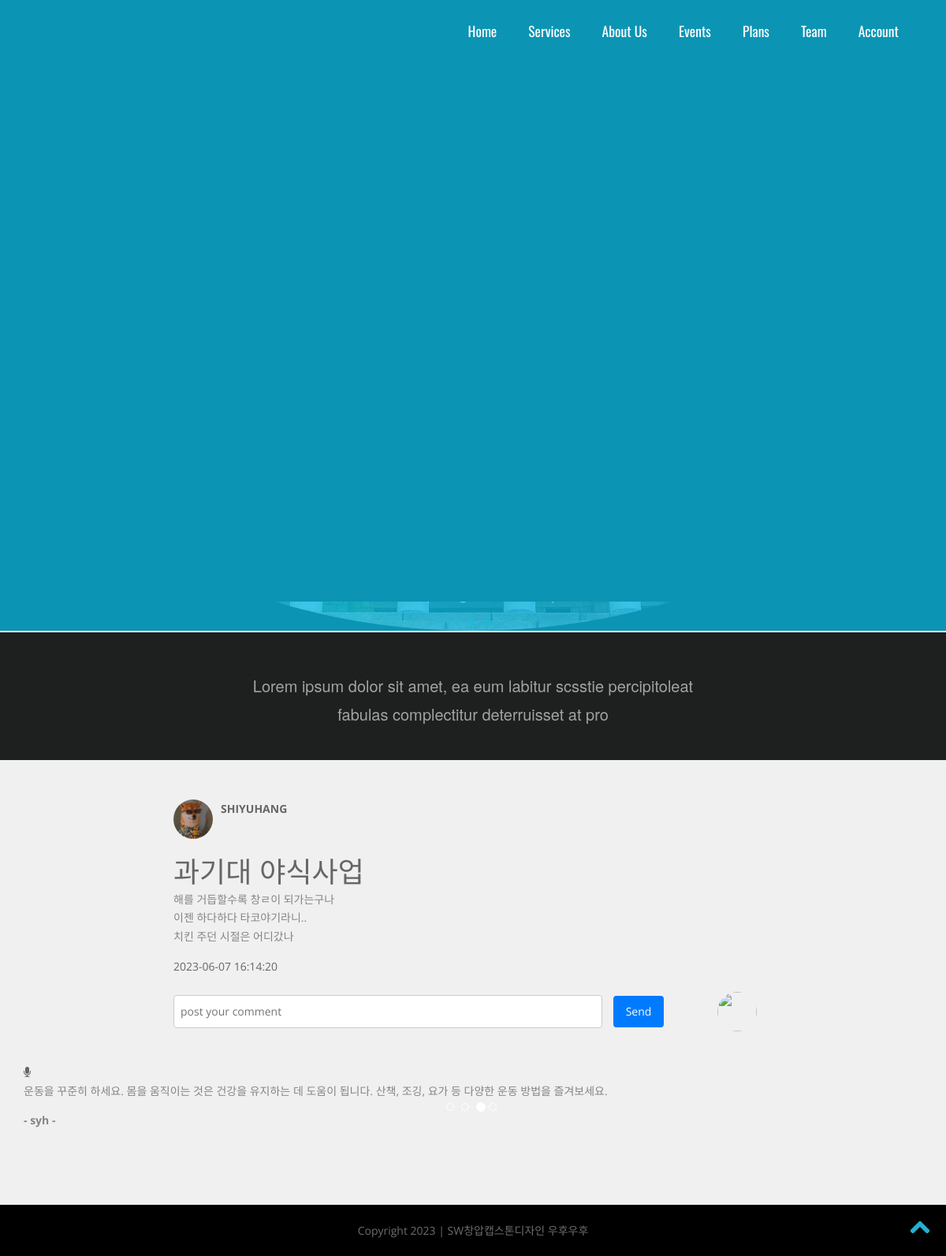
/final-wuhuwuhu/comment.php?path=image/9.jpg&id=10&username=SHIYUHANG&time=2023-06-07 16:14:20 (signed in), run on the app's committed database.
### tables this page shows
CREATE TABLE `users` (
  `id` int NOT NULL AUTO_INCREMENT,
  `username` varchar(50) NOT NULL,
  `password` varchar(255) NOT NULL,
  `permission` varchar(255) NOT NULL DEFAULT '0',
  `image` varchar(255) DEFAULT NULL,
  `gptusage` int NOT NULL DEFAULT '20',
  PRIMARY KEY (`id`) USING BTREE
);

CREATE TABLE `luntan` (
  `username` varchar(255) DEFAULT NULL,
  `time` datetime DEFAULT NULL,
  `content` varchar(255) DEFAULT NULL,
  `title` varchar(255) DEFAULT NULL,
  `id` int NOT NULL AUTO_INCREMENT,
  PRIMARY KEY (`id`) USING BTREE
);

CREATE TABLE `tips` (
  `id` int NOT NULL AUTO_INCREMENT,
  `content` varchar(255) DEFAULT NULL,
  `username` varchar(255) DEFAULT NULL,
  PRIMARY KEY (`id`) USING BTREE
);

### final-wuhuwuhu/comment.php (the view, shortened to what this page needs)
<!doctype html>
<html lang="en-gb" class="no-js">
<head>
    <link rel="stylesheet" href="css/bootstrap.min.css" />
    <link rel="stylesheet" type="text/css" href="css/isotope.css" media="screen" />
    <link rel="stylesheet" href="js/fancybox/jquery.fancybox.css" type="text/css" media="screen" />
    <link href="css/animate.css" rel="stylesheet" media="screen">
    <link href="flexslider/flexslider.css" rel="stylesheet" />
    <link href="js/owl-carousel/owl.carousel.css" rel="stylesheet">
    <link rel="stylesheet" href="css/styles.css" />
    <link href="font/css/font-awesome.min.css" rel="stylesheet">
</head>
<body>
<header class="header">
    <div class="container">
        <nav class="navbar navbar-inverse" role="navigation">
            <div class="navbar-header">
                <a href="#" class="navbar-brand scroll-top logo  animated bounceInLeft"><b><i></i></b></a> </div>
            <div id="main-nav" class="collapse navbar-collapse">
                <ul class="nav navbar-nav" id="mainNav">
                    <li><a href="index.php" class="scroll-link">Home</a></li>
                    <li><a href="#services" class="scroll-link">Services</a></li>
                    <li><a href="#aboutUs" class="scroll-link">About Us</a></li>
                    <li><a href="#work" class="scroll-link">Events</a></li>
                    <li><a href="#plans" class="scroll-link">Plans</a></li>
                    <li><a href="#team" class="scroll-link">Team</a></li>
                    <li><a href="userpage.php" class="scroll-link">Account</a></li>
                </ul>
            </div>
        </nav>
    </div>
</header>
<section id="home">
    <div class="banner-container">
        <div id="main-slider" class="flexslider">
            <ul class="slides">
                <li>
                    <img src="images/slides/4.jpg" />
                    <div class="flex-caption container">
                        <h3>今日公告</h3>
                        <a href="gonggao.php" class="btn btn-theme">Read More</a>
                    </div>
                </li>
            </ul>
        </div>
    </div>
    <div class="container hero-text2">
        <h3>Lorem ipsum dolor sit amet, ea eum labitur scsstie percipitoleat<br/> fabulas complectitur deterruisset at pro</h3>
    </div>
</section>
<div id="xxx">
    <?php
    include "connect.php";
    $id = $_GET['id'];
    $sql2 = "select username,time from luntan where id = '$id'";
    $result2 = $conn->query($sql2);
    $row2 = $result2->fetch_assoc();
    $username = $row2['username'];
    $time = $row2['time'];
    $sql3 = "select image from users where username = '$username'";
    $result3 = $conn->query($sql3);
    $row3 = $result3->fetch_assoc();
    $image = $row3['image'];
    $path = 'image/'.$image;
    $sql = "select title,content from luntan where id = '$id'";
    $result = $conn->query($sql);
    $row = $result->fetch_assoc();
    $title = $row['title'];
    $content = $row['content'];
    $my = $_COOKIE['username'];
    $sql1 = "select image from users where username = '$my'";
    $result1 = $conn->query($sql1);
    $row1 = $result1->fetch_assoc();
    $image1 = $row1['image'];
    $path1 = 'image/'.$image1;
        echo "
        <div id='content' class='post-owner'>
            <img src=$path alt=''>
        <div>
        <strong>$username</strong>
        </div>
        </div>
        <div class='post-content'>
        <h1>$title</h1>
        <p>$content</p>
        <span>$time</span>
        </div>
        <div class='post-comment'>
        <form class='input-container' method='POST' action='postcomment.php?id=$id&username=$my'>
        <input id='user-input' type='text' name='content' placeholder='post your comment'>
        <button type='submit' id='send-button'>Send</button>
        </form>
        <img src=$path1 alt=''>
    </div>
        ";
    ?>
</div>
<div class="testimonial-area" style="height: 180px !important;">
    <div class="testimonial-solid">
        <div class="container">
            <div class="testi-icon-area">
                <div class="quote">
                    <i class="fa fa-microphone"></i>
                </div>
            </div>
            <div id="carousel-example-generic" class="carousel slide" data-ride="carousel">
                <div class="carousel-inner">
                    <?php
                    include "connect.php";
                    $sql = "select max(id) as max_value from tips";
                    $result = $conn->query($sql);
                    $row = $result->fetch_assoc();
                    $maxValue = $row["max_value"];
                    $randomNumber = rand(1, $maxValue - 4);
                    $sql = "select username,content from tips where id = '$randomNumber'";
                    $result = $conn->query($sql);
                    $row = $result->fetch_assoc();
                    $username = $row['username'];
                    $content = $row['content'];
                    echo "
                    <div class='item active'>
                        <p>$content</p>
                        <p>
                            <b>- $username -</b>
                        </p>
                    </div>
                    ";
                    ?>
                </div>
                <ol class="carousel-indicators">
                    <li data-target="#carousel-example-generic" data-slide-to="0" class="">
                    </li>
                    <li data-target="#carousel-example-generic" data-slide-to="1" class="">
                    </li>
                    <li data-target="#carousel-example-generic" data-slide-to="2" class="active">
                    </li>
                    <li data-target="#carousel-example-generic" data-slide-to="3" class="">
                    </li>
                </ol>
            </div>
        </div>
    </div>
</div>
<section class="copyright">
    <div class="container">
        <div class="row">
            <div class="col-sm-12 text-center"> Copyright 2023 | SW창압캡스톤디자인 우후우후 </div>
        </div>
    </div>
</section>
<a href="#top" class="topHome"><i class="fa fa-chevron-up fa-2x"></i></a>
</body>
</html>

### final-wuhuwuhu/flexslider/flexslider.css (style rules this page uses)
.slides, .flex-control-nav, .flex-direction-nav { margin: 0; padding: 0; list-style: none; }
.flexslider { margin: 0; padding: 0; }
.flexslider .slides > li { display: none; -webkit-backface-visibility: hidden; }
.flexslider .slides img { width: 100%; display: block; }
.slides:after { content: "."; display: block; clear: both; visibility: hidden; line-height: 0; height: 0; }
.flexslider { background:none; position: relative; zoom: 1; }
.flexslider .slides { zoom: 1; }
.carousel li { margin-right: 5px }
.flex-caption { background: rgba(0,0,0,.8); margin-left:5px;bottom:5px; position:absolute;padding:20px; z-index:99; }

### final-wuhuwuhu/css/styles.css (style rules this page uses)
* { margin: 0; padding: 0; font-family: 'Open Sans', sans-serif; }
body { height: 100%; font-family: 'Open Sans', sans-serif; font-size: 14px; line-height: 1.7; color: #666666; -webkit-font-smoothing: antialiased; -webkit-text-size-adjust: 100%; background: #fff; transition: all 0.3s linear; -webkit-transition: all 0.3s linear; -moz-transition: all 0.3s linear; -o-transition: all 0.3s linear; }
p { color: #858585; margin: 0 0 1em !important; }
h1, h2, h3, h4, h5, h6 { font-family:36px 'Open Sans', sans-serif; }
.animated { animation-duration: 1s; -webkit-animation-delay: 0s; animation-delay: 0s; }
.collapse ul li { font-size: medium; margin-left: 10px; }
.btn { color:#fff; background: #27AFD3; }
.btn { display: inline-block; padding: 8px 12px; }
.btn, .form-control, .team-socials i { border-radius: 0px !important; }
a { color: #27AFD3; text-decoration: none; text-shadow: none; -webkit-transition: all 0.2s linear; -moz-transition: all 0.2s linear; -ms-transition: all 0.2s linear; -o-transition: all 0.2s linear; transition: all 0.2s linear; }
.btn { border: 0px; border-radius: 0px; }
.copyright { color: #6D6D6D; background: #000000; padding: 20px 0; border-top: 1px solid #1D1D1D; }
.topHome { position: fixed; bottom: 20px; right: 20px; z-index: 5; }
.flex-caption { zoom: 1; width: 100%; bottom: 120px; color: #fff; margin: 0; padding: 25px 25px 25px 30px; position: absolute; left: 0; background: transparent;margin: 0 auto; }
.flex-caption h3 { color: #ffffff; letter-spacing: 1px; margin-bottom: 10px;margin-left: 10px; text-transform: uppercase;font-size: 80px;font-weight: bolder; }
.flex-caption a { background: transparent !important; border: 1px solid #fff; margin-left: 20px; }
#home { background: #1E2020; margin-bottom: 30px; }
.header { position: fixed; width: 100%; z-index: 50; border-radius: 0; top: 0px; }
.navbar-inverse { background: transparent; }
.header .navbar-brand { float: left; padding: 22px 15px; line-height: 18px; height: 50px; }
.logo { font-size: 2.2em; text-shadow: none; margin: 8px 0 0 0; }
.header .navbar { margin: 0; background: transparent; border: 0; }
.hero-text2 { padding:30px 0; text-align:center; }
.hero-text2 h3 { font-size: 20px; color: #A3A3A3; line-height: 36px; text-align: center; }
.navbar-inverse .navbar-nav > li > a { color: #fff; font-size: 1.2em; line-height: normal; margin: 17px; padding: 6px 0px !important; border-radius: 5px; font-family: 'Oswald', sans-serif; font-weight: 400; }
.header .navbar-nav > li > a { padding: 25px 18px; }
.banner-container { width: 100%; position: relative; padding: 0px; box-shadow: 0px 0px 1px rgba(0,0,0,0.4); background-size: 100% 100%; background-size: cover; position: relative; border-bottom: 2px #FFFFFF solid; }
.banner-container:before { position: absolute; width: 100%; z-index: 1; content: ''; height: inherit; top: 75px; bottom: 0px; }
.banner-container:after { content: ''; position: absolute; width: 100%; top: 0; bottom: 0; background: rgba(5, 193, 237, 0.72); }
img,video, iframe, embed, object { max-width: 100%; height: auto; }
.slides img { height: 800px; }
.btn { font-weight: 200; }
body { margin: 0; font-family: Arial, sans-serif; background: #F0F0F0; }
@media (min-width: 768px) { .header .navbar-brand { padding-left: 0; } }
@media (min-width: 768px) { .navbar-nav { float: right; } }
@media (min-width: 768px) { .navbar-inverse .navbar-nav > li > a { color: #fff; font-size: 1.1em; padding: 6px 14px !important; border-radius: 5px; margin: 19px 0px; border: 1px solid transparent; } }

### data on the page
users: image (picture)
luntan: username "SHIYUHANG", title "과기대 야식사업", content "해를 거듭할수록 창ㄹ이 되가는구나 이젠 하다하다 타코야기라니.. 치킨 주던 시절은 어디갔나", time "2023-06-07 16:14:20"
tips: content "운동을 꾸준히 하세요. 몸을 움직이는 것은 건강을 유지하는 데 도움이 됩니다. 산책, 조깅, 요가 등 다양한 운동 방법을 즐겨보세요.", username "syh"
